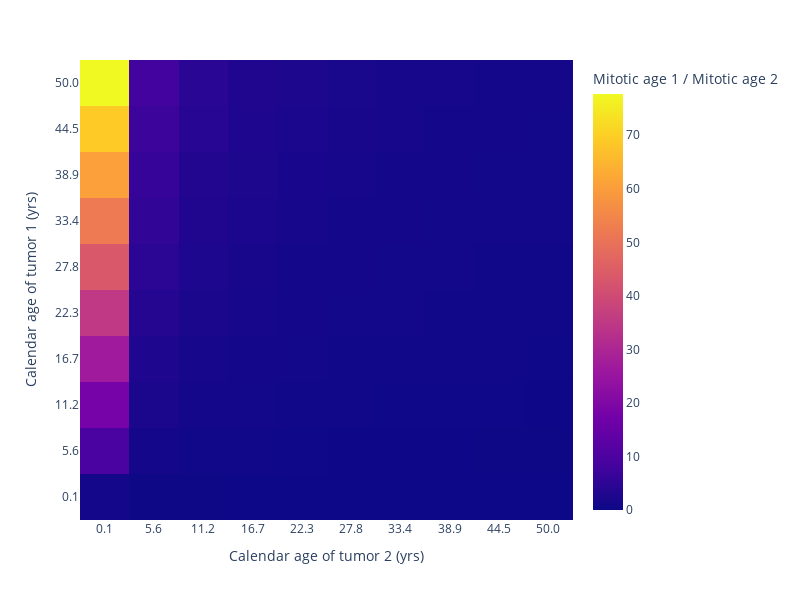

Notebook source saved alongside this figure:
### Code cell
makeRatioHeatmap(lambda_=0.1)

### Figure 1 — Plotly figure (JSON) as saved in the notebook; plotly's stock layout.template omitted (floating-point values rounded to 4 significant figures)
{"data": [{"coloraxis": "coloraxis", "hovertemplate": "Calendar age of tumor 2 (yrs): %{x}<br>Calendar age of tumor 1 (yrs): %{y}<br>Mitotic age 1 / Mitotic age 2: %{z}<extra></extra>", "name": "0", "type": "heatmap", "x": ["0.1", "5.6", "11.2", "16.7", "22.3", "27.8", "33.4", "38.9", "44.5", "50.0"], "xaxis": "x", "y": ["50.0", "44.5", "38.9", "33.4", "27.8", "22.3", "16.7", "11.2", "5.6", "0.1"], "yaxis": "y", "z": [[77.7, 8.2, 4.3, 2.9, 2.2, 1.8, 1.5, 1.3, 1.1, 1.0], [69.1, 7.3, 3.8, 2.6, 2.0, 1.6, 1.3, 1.1, 1.0, 0.9], [60.6, 6.4, 3.4, 2.3, 1.7, 1.4, 1.2, 1.0, 0.9, 0.8], [52.1, 5.5, 2.9, 2.0, 1.5, 1.2, 1.0, 0.9, 0.8, 0.7], [43.6, 4.6, 2.4, 1.6, 1.2, 1.0, 0.8, 0.7, 0.6, 0.6], [35.1, 3.7, 1.9, 1.3, 1.0, 0.8, 0.7, 0.6, 0.5, 0.5], [26.6, 2.8, 1.5, 1.0, 0.8, 0.6, 0.5, 0.4, 0.4, 0.3], [18.0, 1.9, 1.0, 0.7, 0.5, 0.4, 0.3, 0.3, 0.3, 0.2], [9.5, 1.0, 0.5, 0.4, 0.3, 0.2, 0.2, 0.2, 0.1, 0.1], [1.0, 0.1, 0.1, 0.0, 0.0, 0.0, 0.0, 0.0, 0.0, 0.0]]}], "layout": {"coloraxis": {"colorbar": {"title": {"text": "Mitotic age 1 / Mitotic age 2"}}, "colorscale": [[0, "#0d0887"], [0.1111, "#46039f"], [0.2222, "#7201a8"], [0.3333, "#9c179e"], [0.4444, "#bd3786"], [0.5556, "#d8576b"], [0.6667, "#ed7953"], [0.7778, "#fb9f3a"], [0.8889, "#fdca26"], [1, "#f0f921"]]}, "height": 600, "margin": {"t": 60}, "width": 800, "xaxis": {"anchor": "y", "domain": [0, 1], "title": {"text": "Calendar age of tumor 2 (yrs)"}}, "yaxis": {"anchor": "x", "autorange": "reversed", "domain": [0, 1], "title": {"text": "Calendar age of tumor 1 (yrs)"}}}}
